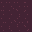

This is a level from a 2D game, rendered from its Tiled map with the project's own tilesets. A one-line summary and the complete map file follow:
An orthogonal 1x1 tile map with 32x32 px tiles, 1 tile layer (Assembly), 3 tilesets.

<map version="1.10" orientation="orthogonal" renderorder="right-down" width="1" height="1" tilewidth="32" tileheight="32" infinite="0" nextlayerid="2" nextobjectid="1">
  <tileset firstgid="1" source="../floors.tsx" />
  <tileset firstgid="321" source="../walls.tsx" />
  <tileset firstgid="961" source="../architecture.tsx" />
  <layer id="1" name="Assembly" width="1" height="1">
    <data encoding="csv">
163
</data>
  </layer>
</map>
